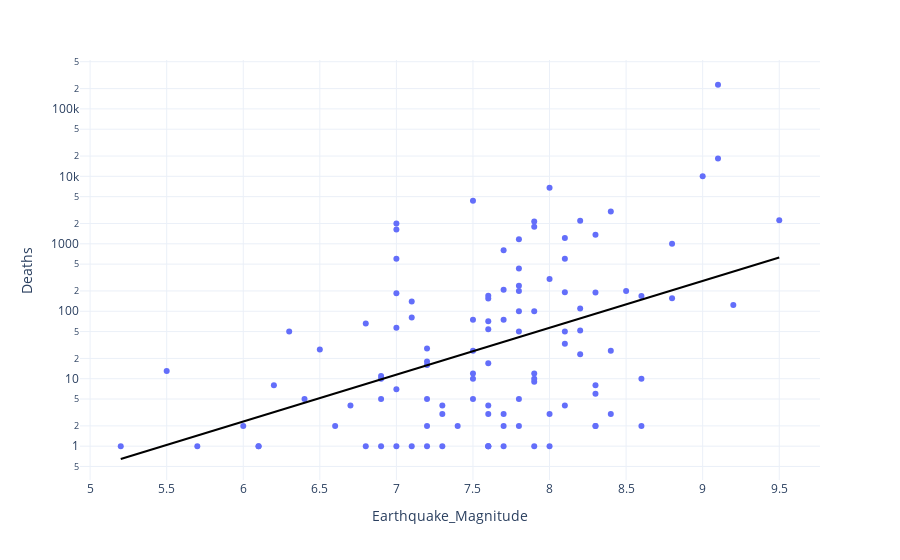

The notebook cell this image was saved under:
### Markdown cell above
<br>**In addition to being the most common cause, earthquakes also tend to generate the most dangerous tsunamis. Landslides are another significant trigger of powerful tsunamis. Meanwhile, tsunamis resulting from volcanoes and meteorological events have historically caused the least number of fatalities.**  
<br>

### Code cell
fig = px.scatter(df[df.Deaths>0], x="Earthquake_Magnitude", y="Deaths",log_y=True, trendline="ols",
               trendline_options=dict(log_y=True),trendline_color_override="black",template='plotly_white')
fig.show()

### Figure 1 — Plotly figure (JSON) as saved in the notebook; plotly's stock layout.template omitted (floating-point values rounded to 4 significant figures; data arrays with more than 128 entries replaced by an {"elided": "..."} marker saying what was removed)
{"data": [{"hovertemplate": "Earthquake_Magnitude=%{x}<br>Deaths=%{y}<extra></extra>", "legendgroup": "", "marker": {"color": "#636efa", "symbol": "circle"}, "mode": "markers", "name": "", "orientation": "v", "showlegend": false, "x": {"elided": "158 float values"}, "xaxis": "x", "y": {"elided": "158 float values"}, "yaxis": "y", "type": "scatter"}, {"hovertemplate": "<b>OLS trendline</b><br>log10(Deaths) = 0.694863 * Earthquake_Magnitude + -3.80325<br>R<sup>2</sup>=0.206833<br><br>Earthquake_Magnitude=%{x}<br>Deaths=%{y} <b>(trend)</b><extra></extra>", "legendgroup": "", "line": {"color": "black"}, "marker": {"color": "#636efa", "symbol": "circle"}, "mode": "lines", "name": "", "showlegend": false, "x": [5.2, 5.5, 5.7, 6.0, 6.1, 6.1, 6.2, 6.3, 6.4, 6.5, 6.6, 6.7, 6.8, 6.8, 6.9, 6.9, 6.9, 6.9, 7.0, 7.0, 7.0, 7.0, 7.0, 7.0, 7.0, 7.1, 7.1, 7.1, 7.2, 7.2, 7.2, 7.2, 7.2, 7.2, 7.3, 7.3, 7.3, 7.4, 7.5, 7.5, 7.5, 7.5, 7.5, 7.5, 7.6, 7.6, 7.6, 7.6, 7.6, 7.6, 7.6, 7.6, 7.6, 7.6, 7.7, 7.7, 7.7, 7.7, 7.7, 7.7, 7.8, 7.8, 7.8, 7.8, 7.8, 7.8, 7.8, 7.8, 7.9, 7.9, 7.9, 7.9, 7.9, 7.9, 7.9, 8.0, 8.0, 8.0, 8.0, 8.1, 8.1, 8.1, 8.1, 8.1, 8.1, 8.2, 8.2, 8.2, 8.2, 8.3, 8.3, 8.3, 8.3, 8.3, 8.3, 8.4, 8.4, 8.4, 8.5, 8.6, 8.6, 8.6, 8.8, 8.8, 9.0, 9.1, 9.1, 9.2, 9.5], "xaxis": "x", "y": [0.6457, 1.043, 1.437, 2.322, 2.725, 2.725, 3.198, 3.753, 4.404, 5.168, 6.065, 7.118, 8.352, 8.352, 9.802, 9.802, 9.802, 9.802, 11.5, 11.5, 11.5, 11.5, 11.5, 11.5, 11.5, 13.5, 13.5, 13.5, 15.84, 15.84, 15.84, 15.84, 15.84, 15.84, 18.59, 18.59, 18.59, 21.81, 25.6, 25.6, 25.6, 25.6, 25.6, 25.6, 30.04, 30.04, 30.04, 30.04, 30.04, 30.04, 30.04, 30.04, 30.04, 30.04, 35.25, 35.25, 35.25, 35.25, 35.25, 35.25, 41.37, 41.37, 41.37, 41.37, 41.37, 41.37, 41.37, 41.37, 48.55, 48.55, 48.55, 48.55, 48.55, 48.55, 48.55, 56.97, 56.97, 56.97, 56.97, 66.86, 66.86, 66.86, 66.86, 66.86, 66.86, 78.46, 78.46, 78.46, 78.46, 92.07, 92.07, 92.07, 92.07, 92.07, 92.07, 108.0, 108.0, 108.0, 126.8, 148.8, 148.8, 148.8, 204.9, 204.9, 282.2, 331.1, 331.1, 388.6, 628.0], "yaxis": "y", "type": "scatter"}], "layout": {"xaxis": {"anchor": "y", "domain": [0.0, 1.0], "title": {"text": "Earthquake_Magnitude"}}, "yaxis": {"anchor": "x", "domain": [0.0, 1.0], "title": {"text": "Deaths"}, "type": "log"}, "legend": {"tracegroupgap": 0}, "margin": {"t": 60}}}
